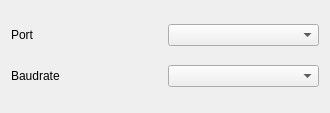
<?xml version="1.0" encoding="UTF-8"?>
<ui version="4.0">
 <class>GPSConfig</class>
 <widget class="QDialog" name="GPSConfig">
  <property name="geometry">
   <rect>
    <x>0</x>
    <y>0</y>
    <width>330</width>
    <height>113</height>
   </rect>
  </property>
  <property name="windowTitle">
   <string>ПВО: Gangsta Positioning System</string>
  </property>
  <property name="windowIcon">
   <iconset resource="resources.qrc">
    <normaloff>:/icon.ico</normaloff>:/icon.ico</iconset>
  </property>
  <layout class="QGridLayout" name="gridLayout_2">
   <item row="2" column="0">
    <widget class="QLabel" name="label_2">
     <property name="text">
      <string>Baudrate</string>
     </property>
    </widget>
   </item>
   <item row="0" column="0">
    <widget class="QLabel" name="label">
     <property name="text">
      <string>Port</string>
     </property>
    </widget>
   </item>
   <item row="2" column="1">
    <widget class="QComboBox" name="comboBox_2"/>
   </item>
   <item row="0" column="1">
    <widget class="QComboBox" name="comboBox"/>
   </item>
  </layout>
 </widget>
 <resources>
  <include location="resources.qrc"/>
 </resources>
 <connections/>
</ui>
